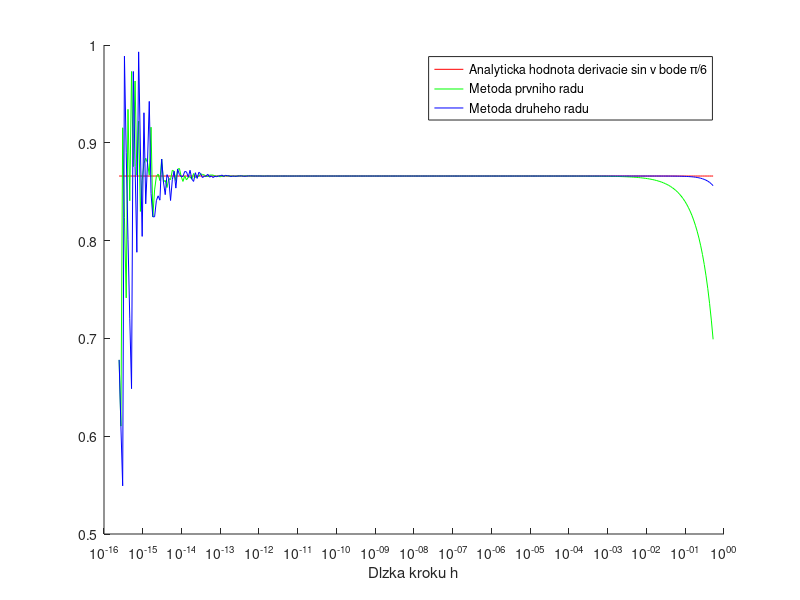
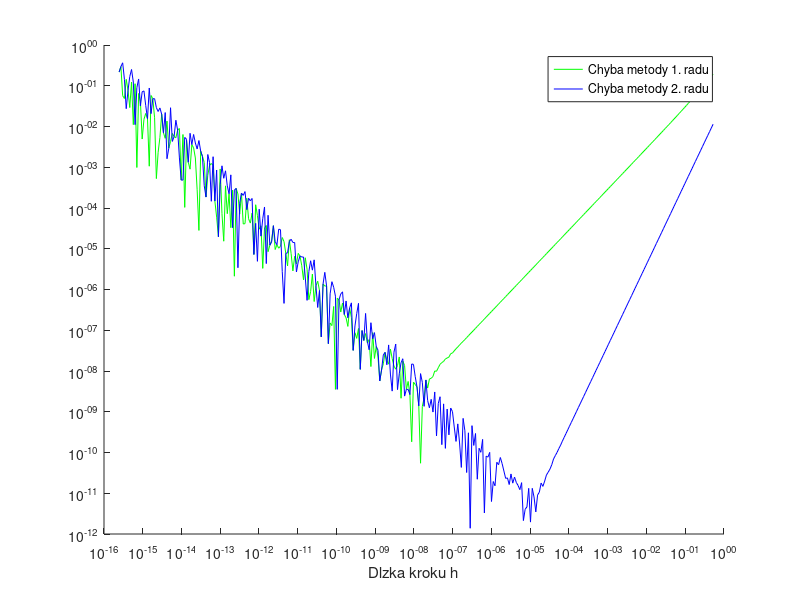

The MATLAB script that drew these images, in order:
function chyba_metody

function y = f(x) % Funkcia sin(x), ktoru budeme chciet derivovat
    y = sin(x);
end

%Analyticka derivacia sin(x) je cos(x)
function y = df(x)
    y = cos(x);
end

%Vypocet derivacie metodou 1. radu
function y = num1_df(x, h)
    y = ( f(x+h) - f(x) ) / h;
end

%Vypocet derivacie metodou 2. radu
function y = num2_df(x, h)
    y = ( f(x+h/2) - f(x-h/2) ) / h;
end


x = pi/6; %Hodnota, v ktorej vycislime derivaciu
h = x;   % Pociatocna hodnota kroku h

%Vytvorime si prazdne polia, do ktorych budeme neskor ukladat vysledky
der_a = []; % Hodnota derivace analyticky
der_1 = []; % Derivace metodou prvniho radu
der_2 = []; % Derivace metodou druheho radu
krok  = []; % Seznam pouzitych velikosti kroku

% Hledame hodnoty derivace v bode x v zavislosti na kroku h v cykle
while h > eps(1) %cyklus sa zastavi, ked bude mat h hodnotu strojoveho epsilon
    der_a = [der_a df(x)]; %Pridame hodnotu analytickej derivacie pre dany krok h
    der_1 = [der_1 num1_df(x,h)]; %Pridame derivaciu ziskanu metodou 1.radu pre dany krok h
    der_2 = [der_2 num2_df(x,h)]; %Pridame derivaciu ziskanu metodou 2 radu pre dany krok h
    krok  = [krok h]; % Ulozime si hodnotu h
    h = 0.9 * h; %krok postupne zmensujeme
end

%Vykreslenie zavislosti vypocitanych hodnot na velkosti kroku
figure
hold on
semilogx(krok, der_a, 'r', 'DisplayName', 'Analyticka hodnota')
semilogx(krok, der_1, 'g', 'DisplayName', 'Metoda prvniho radu')
semilogx(krok, der_2, 'b', 'DisplayName', 'Metoda druheho radu')
legend('Analyticka hodnota derivacie sin v bode \pi/6','Metoda prvniho radu','Metoda druheho radu')
xlabel('Dlzka kroku h')
hold off

%Vykreslenie zavislosti realtivnej chyby na kroku
figure
hold on
loglog(krok, abs((der_1-der_a)./der_a), 'g')
loglog(krok, abs((der_2-der_a)./der_a), 'b')
legend('Chyba metody 1. radu', 'Chyba metody 2. radu')
xlabel('Dlzka kroku h')
hold off

end